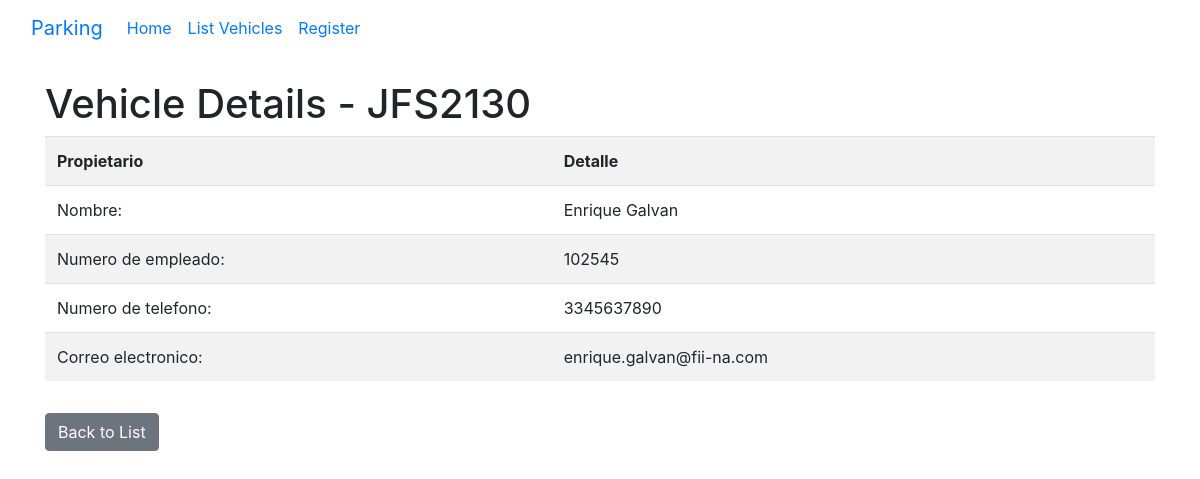
The app's page /details/28/ with its own data.
### vehicles/models.py (models this page shows, shortened)
class Vehicle(models.Model):
    LICENSE_PLATE_MAX_LENGTH = 15
    EMPLOYEE_ID_MAX_LENGTH = 6
    license_plate = models.CharField(
        max_length=LICENSE_PLATE_MAX_LENGTH, unique=True)
    owner_employee_id = models.CharField(
        max_length=EMPLOYEE_ID_MAX_LENGTH, default="")
    owner_name = models.CharField(max_length=100)
    owner_contact = models.CharField(max_length=15)
    owner_email = models.EmailField(max_length=254)
    owner_department = models.CharField(max_length=254, default="")
    owner_building = models.CharField(max_length=254, default="")
    vehicle_manufacturer = models.CharField(max_length=100, default="")
    vehicle_model = models.CharField(max_length=100)
    vehicle_color = models.CharField(max_length=100)

### vehicles/views.py (the view)
# urls.py: path('details/<int:pk>/', views.view_vehicle_details,
def view_vehicle_details(request, pk):
    vehicle = get_object_or_404(Vehicle, pk=pk)
    return render(request, 'vehicles/vehicle_details.html', {'vehicle': vehicle})

### vehicles/templates/vehicles/vehicle_details.html (shortened to what this page needs)
{% extends 'vehicles/base.html' %}
{% block content %}
        <h1 class="mt-4">Vehicle Details - {{ vehicle.license_plate.upper }}</h1>
        <table class="table table-striped display">
                <tr>
                        <th scope="col">Propietario</th>
                        <th scope="col">Detalle</th>
                </tr>
                <tr>
                        <td scope="col">Nombre:</td>
                        <td scope="col">{{vehicle.owner_name}}</td>
                </tr>
                <tr>
                        <td scope="col">Numero de empleado:</td>
                        <td scope="col">{{vehicle.owner_employee_id}}</td>
                </tr>
                <tr>
                        <td scope="col">Numero de telefono:</td>
                        <td scope="col" >{{vehicle.owner_contact}}</td>
                </tr>
                <tr>
                        <td scope="col">Correo electronico:</td>
                        <td scope="col" >{{vehicle.owner_email}}</td>
                </tr>
        </table>
        <a href="{% url 'vehicles:list_vehicles' %}" class="btn btn-secondary mt-3">Back to List</a>
{% endblock %}

### records on screen
Vehicle: license_plate "JFS2130", owner_name "Enrique Galvan", owner_employee_id "102545", owner_contact "3345637890", owner_email "enrique.galvan@fii-na.com"
